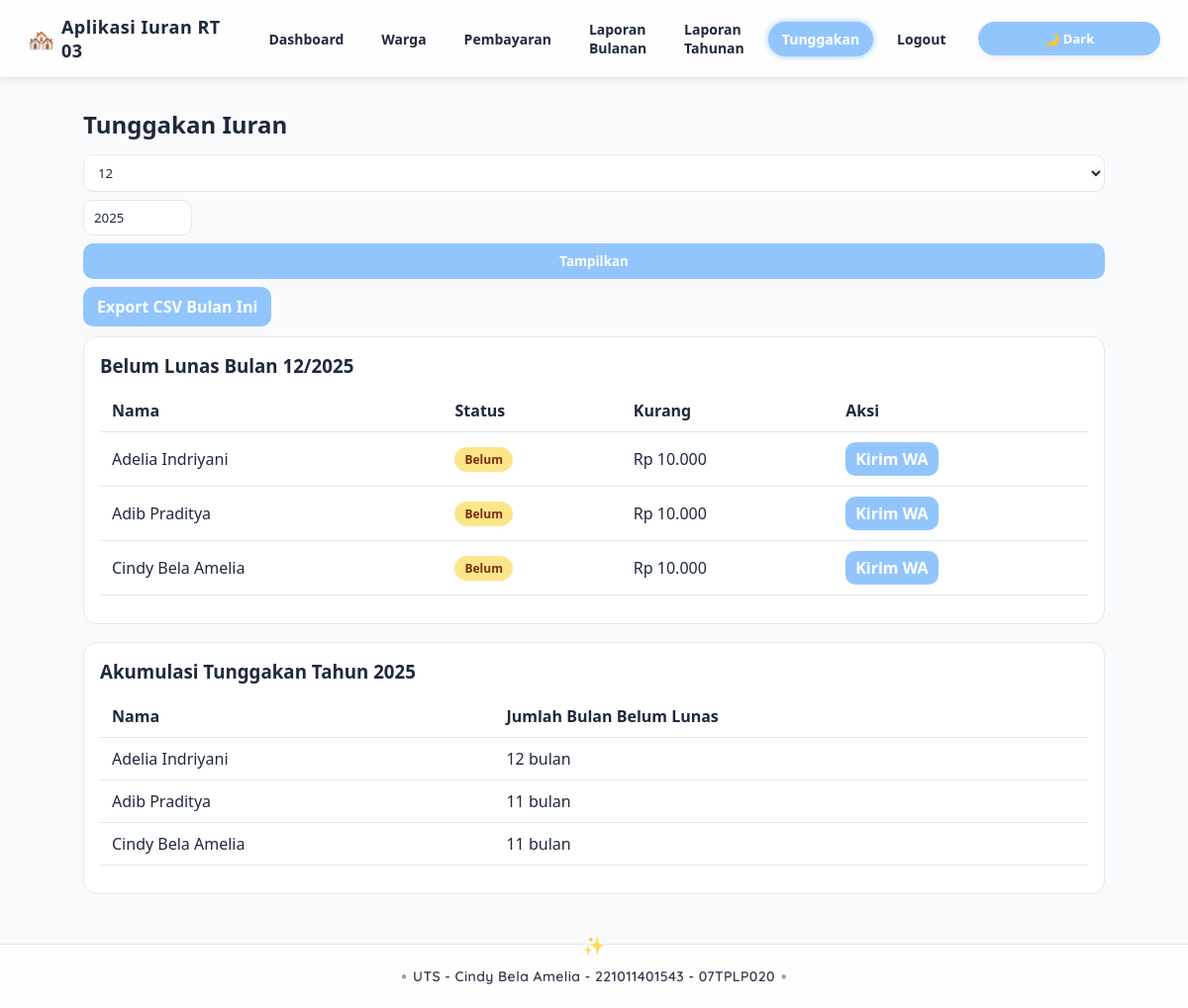
The page /laporan/tunggakan.php (signed in) on the database its author committed.
### tables this page shows
CREATE TABLE `warga` (
  `id` int(11) NOT NULL,
  `nik` varchar(20) DEFAULT NULL,
  `kk` varchar(20) DEFAULT NULL,
  `nama` varchar(100) NOT NULL,
  `alamat` text DEFAULT NULL,
  `no_hp` varchar(20) DEFAULT NULL,
  `aktif` tinyint(1) DEFAULT 1,
  `created_at` timestamp NOT NULL DEFAULT current_timestamp()
);

### config/functions.php (called while the page is built, shortened)
<?php
function esc($s){ return htmlspecialchars((string)$s, ENT_QUOTES, 'UTF-8'); }

### laporan/tunggakan.php (the view, shortened to what this page needs)
<?php
require_once __DIR__.'/../config/functions.php';
$y = (int)($_GET['tahun'] ?? date('Y'));
$m = (int)($_GET['bulan'] ?? date('n'));
$pdo = db();
$nominal = (int)($pdo->query("SELECT nominal_iuran FROM settings WHERE id=1")->fetch()['nominal_iuran'] ?? 0);
$sqlBulan = "
SELECT w.id, w.nama, COALESCE(p.jumlah,0) as jumlah_bayar
FROM warga w
LEFT JOIN pembayaran p
  ON p.warga_id=w.id AND p.tahun=? AND p.bulan=?
WHERE w.aktif=1
  AND (p.id IS NULL OR COALESCE(p.jumlah,0) < ?)
ORDER BY w.nama";
$st = $pdo->prepare($sqlBulan);
$st->execute([$y,$m,$nominal]);
$belumBulanIni = $st->fetchAll();
$sqlAkun = "
WITH bulan AS (
  SELECT 1 b UNION ALL SELECT 2 UNION ALL SELECT 3 UNION ALL SELECT 4 UNION ALL SELECT 5 UNION ALL SELECT 6
  UNION ALL SELECT 7 UNION ALL SELECT 8 UNION ALL SELECT 9 UNION ALL SELECT 10 UNION ALL SELECT 11 UNION ALL SELECT 12
)
SELECT w.id, w.nama,
       SUM( CASE WHEN p.id IS NULL OR p.jumlah < ? THEN 1 ELSE 0 END ) AS bulan_tunggak
FROM warga w
CROSS JOIN bulan b
LEFT JOIN pembayaran p
  ON p.warga_id=w.id AND p.tahun=? AND p.bulan=b.b
WHERE w.aktif=1
GROUP BY w.id, w.nama
HAVING bulan_tunggak > 0
ORDER BY bulan_tunggak DESC, w.nama";
$st2 = $pdo->prepare($sqlAkun);
$st2->execute([$nominal,$y]);
$akumulasi = $st2->fetchAll();
?>
<!DOCTYPE html><html lang="id"><head>
<link rel="stylesheet" href="../assets/css/style.css">
</head><body>
<?php include __DIR__.'/../partials/nav.php'; ?>
<div class="container">
  <h2>Tunggakan Iuran</h2>
  <form method="get" class="inline">
    <select name="bulan"><?php for($i=1;$i<=12;$i++): ?>
      <option value="<?=$i?>" <?=$i===$m?'selected':''?>><?=$i?></option>
    <?php endfor;?></select>
    <input type="number" name="tahun" value="<?=$y?>" style="width:110px">
    <button type="submit">Tampilkan</button>
    <a class="btn" href="export_csv.php?jenis=bulanan&bulan=<?=$m?>&tahun=<?=$y?>">Export CSV Bulan Ini</a>
  </form>
  <div class="card">
    <h3 style="margin:0 0 10px">Belum Lunas Bulan <?=$m?>/<?=$y?></h3>
    <table class="table">
      <thead><tr><th>Nama</th><th>Status</th><th>Kurang</th><th>Aksi</th></tr></thead>
      <tbody>
      <?php if(empty($belumBulanIni)): ?>
        <tr><td colspan="4" style="text-align:center;color:#64748b">Semua warga sudah lunas bulan ini 🎉</td></tr>
      <?php else: foreach($belumBulanIni as $r):
        $kurang = max(0, $nominal - (int)$r['jumlah_bayar']);
        $nama = $r['nama'];
        $wa = "Halo%20$nama,%0AKami%20dari%20pengurus%20RT%2003.%0AIni%20pengingat%20iuran%20bulan%20$m/%20$y%20sebesar%20Rp%20".number_format($nominal,0,',','.').".%0A".
              "Mohon%20dibayarkan%20jika%20berkenan.%20Terima%20kasih.%20🙏";
        ?>
        <tr>
          <td><?=esc($nama)?></td>
          <td><span class="badge warn">Belum</span></td>
          <td>Rp <?=number_format($kurang,0,',','.')?></td>
          <td class="actions">
            <a class="btn" style="padding:6px 10px" target="_blank" href="https://wa.me/?text=<?=$wa?>">Kirim WA</a>
          </td>
        </tr>
      <?php endforeach; endif; ?>
      </tbody>
    </table>
  </div>
  <div class="card">
    <h3 style="margin:0 0 10px">Akumulasi Tunggakan Tahun <?=$y?></h3>
    <table class="table">
      <thead><tr><th>Nama</th><th>Jumlah Bulan Belum Lunas</th></tr></thead>
      <tbody>
      <?php if(empty($akumulasi)): ?>
        <tr><td colspan="2" style="text-align:center;color:#64748b">Tidak ada tunggakan di tahun ini 🎉</td></tr>
      <?php else: foreach($akumulasi as $r): ?>
        <tr>
          <td><?=esc($r['nama'])?></td>
          <td><?= (int)$r['bulan_tunggak'] ?> bulan</td>
        </tr>
      <?php endforeach; endif; ?>
      </tbody>
    </table>
  </div>
</div>
<?php include __DIR__ . '/../partials/footer.php'; ?>
</body>
</html>

### assets/style.css (style rules this page uses)
* { box-sizing:border-box;font-family:system-ui,Segoe UI,Roboto,Inter,Arial }
body { margin:0;background:#0f172a;color:#e2e8f0 }
.container { max-width:980px;margin:24px auto;padding:0 16px }
.card { background:#111827;border:1px solid #334155;border-radius:14px;padding:16px }
form.inline { display:flex;gap:8px;align-items:center;margin:10px 0 }
input,select,textarea,button { width:100%;padding:10px;border-radius:10px;border:1px solid #334155;background:#0b1220;color:#e2e8f0 }
button { cursor:pointer }
table { width:100%;border-collapse:collapse;margin:12px 0 }
th,td { border-bottom:1px solid #334155;padding:10px;text-align:left }
.badge { background:#334155;padding:4px 8px;border-radius:999px }
.btn { display:inline-block;padding:10px 12px;border:1px solid #334155;border-radius:10px;text-decoration:none;color:#e2e8f0 }

### laporan/tunggakan.php (style rules this page uses)
:root { --bg:#f8fafc;--text:#1e293b;--accent:#93c5fd;--line:#e2e8f0;--card:#fff }
body { background:var(--bg);color:var(--text);font-family:system-ui,Segoe UI,Roboto,Inter }
.container { max-width:1080px;margin:30px auto;padding:0 24px }
h2 { margin:6px 0 14px }
.card { background:var(--card);border:1px solid var(--line);border-radius:14px;padding:16px;margin-bottom:18px }
.inline { display:flex;gap:10px;flex-wrap:wrap;margin-bottom:14px }
.inline select,.inline input { padding:8px 10px;border:1px solid var(--line);border-radius:10px;background:var(--card);color:var(--text) }
.inline button,.btn { background:var(--accent);color:#fff;border:0;border-radius:10px;padding:9px 14px;font-weight:700;cursor:pointer }
.table { width:100%;border-collapse:collapse }
.table th,.table td { padding:10px 12px;border-bottom:1px solid var(--line) }
.badge { display:inline-block;padding:4px 10px;border-radius:999px;font-size:12px;font-weight:700 }
.badge.warn { background:#fde68a;color:#7c2d12 }
.actions a { text-decoration:none }

### partials/nav.php (style rules this page uses)
:root { --bg: #f8fafc; --text: #1e293b; --nav-bg: #ffffffcc; --nav-border: #e2e8f0; --accent: #93c5fd; --hover: #dbeafe; --shadow: rgba(0,0,0,0.08); }
body { margin: 0; font-family: "Quicksand", sans-serif; background: var(--bg); color: var(--text); transition: background 0.4s, color 0.4s; }

### rows shown on the page
warga: nama "Adelia Indriyani", kurang "10.000", bulan_tunggak "12"
warga: nama "Adib Praditya", kurang "10.000", bulan_tunggak "11"
warga: nama "Cindy Bela Amelia", kurang "10.000", bulan_tunggak "11"

### other values the page prints
form field bulan "12"
